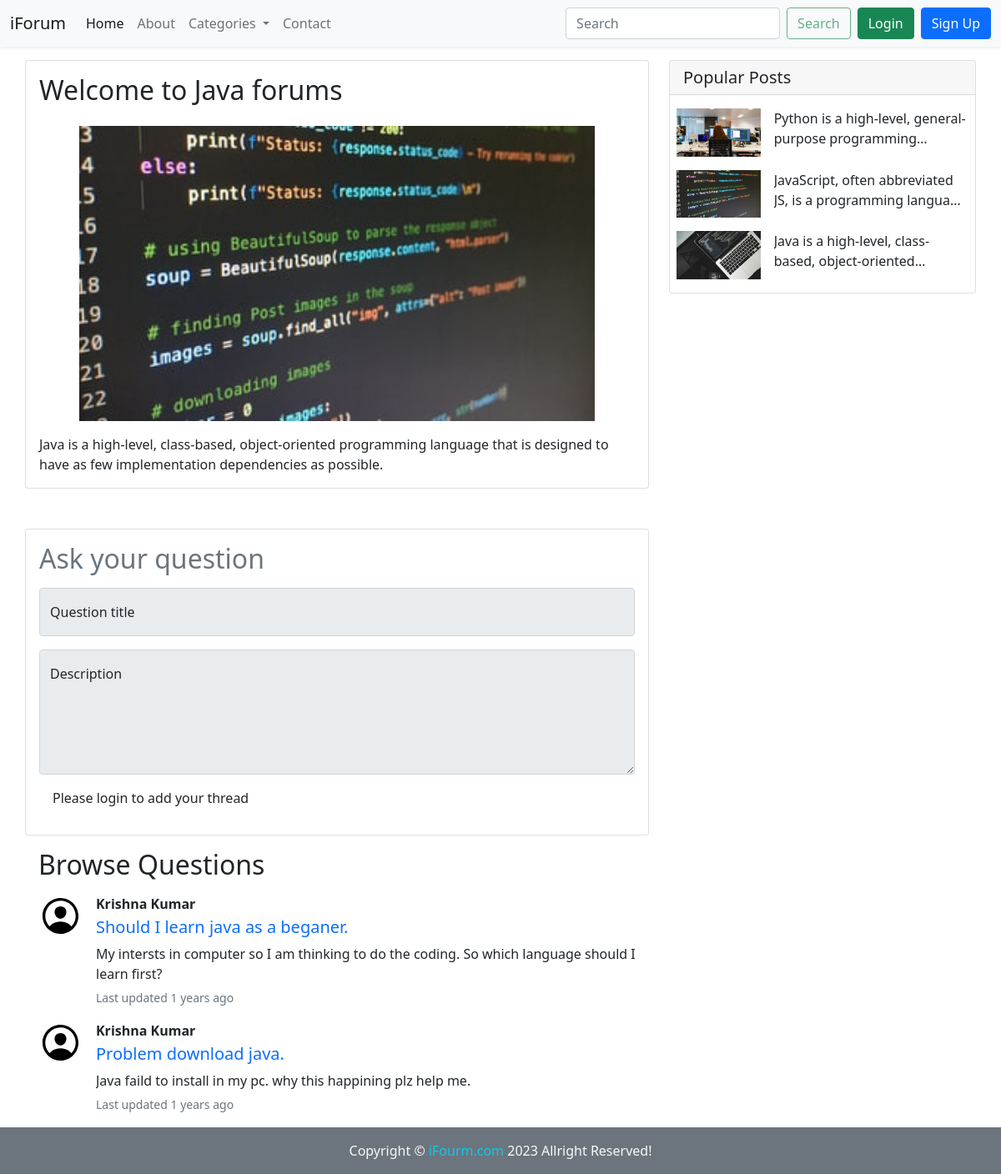
The page /threadlist.php?catid=java on the database its author committed.
### tables this page shows
CREATE TABLE `categories` (
  `sno` int(11) NOT NULL,
  `category_id` varchar(255) NOT NULL,
  `category_name` varchar(255) NOT NULL,
  `category_description` text NOT NULL,
  `category_created` datetime NOT NULL DEFAULT current_timestamp()
);

CREATE TABLE `threads` (
  `thread_id` int(11) NOT NULL,
  `thread_title` varchar(255) NOT NULL,
  `thread_desc` text NOT NULL,
  `thread_cat_id` varchar(255) NOT NULL,
  `thread_user_id` varchar(255) NOT NULL,
  `date` datetime NOT NULL DEFAULT current_timestamp()
);

CREATE TABLE `myusers` (
  `sno` int(11) NOT NULL,
  `first_name` varchar(16) NOT NULL,
  `last_name` varchar(16) NOT NULL,
  `email` varchar(55) NOT NULL,
  `password` varchar(255) NOT NULL,
  `date` datetime NOT NULL DEFAULT current_timestamp()
);

### threadlist.php (the view, shortened to what this page needs)
<!DOCTYPE html>
<html lang="en">
<head>
    <link href="https://cdn.jsdelivr.net/npm/bootstrap@5.1.3/dist/css/bootstrap.min.css" rel="stylesheet">
</head>
<body>
    <?php include "partials/_header.php" ?>
    <div class="container">
        <div class="row my-3">
            <div id="main" class="col-lg-8 ps-lg-0 mb-3 mb-lg-0">
                <?php
                $page_not_found = true;
                ?>
                <div class="card">
                    <div class="card-body">
                        <?php
                        if (isset($_GET["catid"])) {
                            $categoryId = $_GET["catid"];
                            if ($conn) {
                                $singleSql = "SELECT * FROM `categories` WHERE `category_id` = '$categoryId'";
                                $singleResult = mysqli_query($conn, $singleSql);
                                if ($singleResult) {
                                    $num = mysqli_num_rows($singleResult);
                                    if ($num === 1) {
                                        $page_not_found = false;
                                        $row = mysqli_fetch_assoc($singleResult);
                                        echo '<h2 class="card-title">Welcome to ' . $row["category_name"] . ' forums</h2>
                                        <img src="img/category/' . strtolower($row["category_name"]) . '.jpg" class="card-img-top px-md-5 my-3 " alt="...">
                                        <p class="card-text">' . $row["category_description"] . '</p>';
                                    } else {
                                        $page_not_found = true;
                                        echo "Page not found";
                                    }
                                }
                            }
                        }
                        ?>
                    </div>
                </div>
                <?php
                if(!$page_not_found){
                echo '<div class="card mt-5">
                        <div class="card-body">';
                    if(isset($_SESSION["logedin"]) && $_SESSION["logedin"] === true){
                        echo '<h2 class="cark-title mb-3">Ask your question</h2>';
                        echo '
                        <form method="POST">
                            <div class="form-floating mb-3">
                                <input type="text" class="form-control" name="threadTitle" id="threadTitle" placeholder="Question title">
                                <label for="threadTitle">Question title</label>
                            </div>
                            <div class="form-floating mb-3">
                                <textarea class="form-control" placeholder="Leave a comment here" name="threadDesc" id="threadDesc" style="height: 150px;"></textarea>
                                <label for="threadDesc">Description</label>
                            </div>
                            <input type="hidden" name="threadCatId" value="'.$_GET["catid"].'"></input>
                            <button type="submit" class="btn btn-primary">Submit</button>
                        </form>';
                    }
                    else{
                        echo '<h2 class="cark-title mb-3 text-muted">Ask your question</h2>';
                        echo '
                        <fieldset disabled>
                            <form>
                                <div class="form-floating mb-3">
                                    <input type="text" class="form-control" name="threadTitle" id="threadTitle" placeholder="Question title">
                                    <label for="threadTitle">Question title</label>
                                </div>
                                <div class="form-floating mb-3">
                                    <textarea class="form-control" placeholder="Leave a comment here" name="threadDesc" id="threadDesc" style="height: 150px;"></textarea>
                                    <label for="threadDesc">Description</label>
                                </div>
                            <p class="px-3">Please login to add your thread</p>
                            </form>
                        </fieldset>';
                    }
                echo '</div>
                </div>';
                }
                ?>
                <?php
                if (!$page_not_found) {
                    echo
                    '<div class="px-3">
                        <h2 class="mt-3">Browse Questions</h2>
                        <div class="thread_comments">
                            <style>.thread_comments .mb-3:last-child {margin-bottom: 0 !important;}</style>';
                        if ($conn) {
                            $threadSql = "SELECT * FROM `threads` WHERE `thread_cat_id` = '$categoryId'";
                            $threadResult = mysqli_query($conn, $threadSql);
                            if ($threadResult) {
                                if (mysqli_num_rows($threadResult) >= 1) {
                                    while ($row = mysqli_fetch_assoc($threadResult)) {
                                        $start_date = new DateTime($row["date"]);
                                        $since_start = $start_date->diff(new DateTime(date("Y-m-d H:i:s")));
                                        $when_posted = "";
                                        $commentTime = strtotime($row["date"]);
                                        $currnetTime = strtotime(date("Y-m-d H:i:s"));
                                        $diffInSeconds = $currnetTime - $commentTime;
                                        if($diffInSeconds < 60){
                                            $when_posted = "Last updated " . $since_start->s.' seconds ago';
                                        }
                                        else if ($diffInSeconds < 3600){
                                            $when_posted = "Last updated " . $since_start->i.' minutes ago';
                                        }
                                        else if($diffInSeconds < 86400){
                                            $when_posted = "Last updated " . $since_start->h.' hours ago';
                                        }
                                        else if ($diffInSeconds < 2592000){
                                            $when_posted = "Last updated " . $since_start->d.' days ago';
                                        }
                                        else if($diffInSeconds < 31104000){
                                            $when_posted = "Last updated " . $since_start->m.' months ago';
                                        }
                                        else{
                                            $when_posted = "Last updated " . $since_start->y.' years ago';
                                        }
                                        $user_name = "";
                                        if($conn){
                                            $thread_user_id = $row["thread_user_id"];
                                            $userSql = "SELECT first_name, last_name FROM `myusers` WHERE `email` LIKE '$thread_user_id'";
                                            $userResult = mysqli_query($conn, $userSql);
                                            if($userResult){
                                                if(($user_name_row = mysqli_fetch_assoc($userResult)) > 0){
                                                    $user_name = $user_name_row["first_name"] . " " . $user_name_row["last_name"];
                                                }
                                            }
                                        }
                                        echo
                                        '<div class="d-flex mb-3">
                                            <div class="flex-shrink-0">
                                                <img src="img/user.svg" alt="..." title="'.$user_name.'" width="53px">
                                            </div>
                                            <div class="flex-grow-1 ms-3 overflow-auto">
                                                <p class="mb-1"><strong>'.$user_name.'</strong></p>
                                                <h5 class="card-title"><a class="text-decoration-none" href="/forum/threads.php?'.'thread='. htmlspecialchars($row['thread_id']) .'">' . $row["thread_title"] . '</a></h5>
                                                <p class="card-text mb-1">' . htmlspecialchars($row["thread_desc"]) . '</p>
                                                <p class="card-text"><small class="text-muted">'.$when_posted.'</small></p>
                                            </div>
                                        </div>';
                                    }
                                } else {
                                    echo '
                                    <p class="fs-3 mb-1 mt-3 text-muted">No threads found</p>
                                    Be the first person to comment here';
                                }
                            }
                        }
                        echo
                        '</div>
                    </div>';
                }
                ?>
            </div>
            <div id="main" class="col-lg-4 pe-lg-0">
                <?php include "partials/_sidebar.php" ?>
            </div>
        </div>
    </div>
    <?php include "partials/_footer.php" ?>
</body>
</html>

### threadlist.php (style rules this page uses)
.thread_comments .mb-3:last-child { margin-bottom: 0 !important; }

### rows shown on the page
categories: category_name "Java", category_description "Java is a high-level, class-based, object-oriented programming language that is designed to have as few implementation dependencies as possible."
threads: myusers.first_name+last_name "Krishna Kumar", thread_title "Should I learn java as a beganer.", thread_desc "My intersts in computer so I am thinking to do the coding. So which language should I learn first?", date "Last updated 1 years ago"
threads: myusers.first_name+last_name "Krishna Kumar", thread_title "Problem download java.", thread_desc "Java faild to install in my pc. why this happining plz help me.", date "Last updated 1 years ago"
